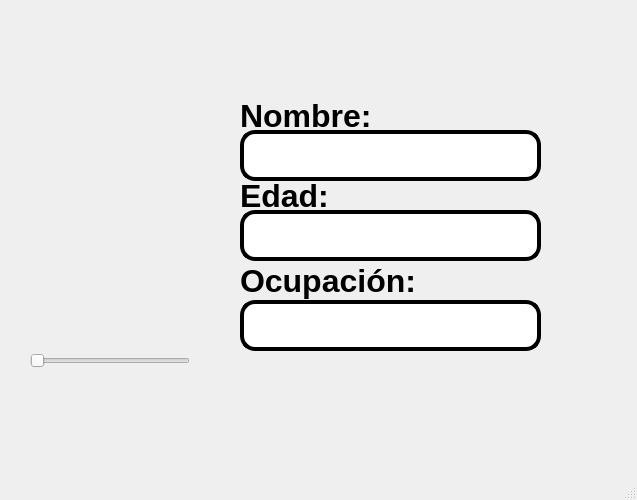
<?xml version="1.0" encoding="UTF-8"?>
<ui version="4.0">
 <class>MainWindow</class>
 <widget class="QMainWindow" name="MainWindow">
  <property name="geometry">
   <rect>
    <x>0</x>
    <y>0</y>
    <width>637</width>
    <height>500</height>
   </rect>
  </property>
  <property name="windowTitle">
   <string>MainWindow</string>
  </property>
  <widget class="QWidget" name="centralwidget">
   <widget class="QLabel" name="label_4">
    <property name="geometry">
     <rect>
      <x>430</x>
      <y>370</y>
      <width>171</width>
      <height>81</height>
     </rect>
    </property>
    <property name="styleSheet">
     <string notr="true"/>
    </property>
    <property name="text">
     <string/>
    </property>
    <property name="pixmap">
     <pixmap resource="../Archivos/Recursos.qrc">:/Ejercicios/8s85l9yb14k81.png</pixmap>
    </property>
    <property name="scaledContents">
     <bool>true</bool>
    </property>
   </widget>
   <widget class="QLabel" name="label_5">
    <property name="geometry">
     <rect>
      <x>240</x>
      <y>100</y>
      <width>151</width>
      <height>31</height>
     </rect>
    </property>
    <property name="font">
     <font>
      <pointsize>24</pointsize>
      <weight>75</weight>
      <bold>true</bold>
     </font>
    </property>
    <property name="text">
     <string>Nombre:</string>
    </property>
   </widget>
   <widget class="QLineEdit" name="txt_nombre">
    <property name="geometry">
     <rect>
      <x>240</x>
      <y>130</y>
      <width>301</width>
      <height>51</height>
     </rect>
    </property>
    <property name="font">
     <font>
      <pointsize>24</pointsize>
     </font>
    </property>
    <property name="styleSheet">
     <string notr="true">border: 4px solid black;
border-radius: 15px;</string>
    </property>
    <property name="alignment">
     <set>Qt::AlignCenter</set>
    </property>
   </widget>
   <widget class="QLabel" name="imagen_descripcion">
    <property name="geometry">
     <rect>
      <x>20</x>
      <y>150</y>
      <width>161</width>
      <height>171</height>
     </rect>
    </property>
    <property name="styleSheet">
     <string notr="true"/>
    </property>
    <property name="text">
     <string/>
    </property>
    <property name="pixmap">
     <pixmap resource="../Archivos/Recursos.qrc">:/Ejercicios/8s85l9yb14k81.png</pixmap>
    </property>
    <property name="scaledContents">
     <bool>true</bool>
    </property>
   </widget>
   <widget class="QSlider" name="selectorImagen">
    <property name="geometry">
     <rect>
      <x>30</x>
      <y>350</y>
      <width>160</width>
      <height>22</height>
     </rect>
    </property>
    <property name="orientation">
     <enum>Qt::Horizontal</enum>
    </property>
   </widget>
   <widget class="QLabel" name="label_6">
    <property name="geometry">
     <rect>
      <x>240</x>
      <y>180</y>
      <width>131</width>
      <height>31</height>
     </rect>
    </property>
    <property name="font">
     <font>
      <pointsize>24</pointsize>
      <weight>75</weight>
      <bold>true</bold>
     </font>
    </property>
    <property name="text">
     <string>Edad:</string>
    </property>
   </widget>
   <widget class="QLineEdit" name="txt_edad">
    <property name="geometry">
     <rect>
      <x>240</x>
      <y>210</y>
      <width>301</width>
      <height>51</height>
     </rect>
    </property>
    <property name="font">
     <font>
      <pointsize>24</pointsize>
     </font>
    </property>
    <property name="styleSheet">
     <string notr="true">border: 4px solid black;
border-radius: 15px;</string>
    </property>
    <property name="alignment">
     <set>Qt::AlignCenter</set>
    </property>
   </widget>
   <widget class="QLabel" name="label_7">
    <property name="geometry">
     <rect>
      <x>240</x>
      <y>260</y>
      <width>221</width>
      <height>41</height>
     </rect>
    </property>
    <property name="font">
     <font>
      <pointsize>24</pointsize>
      <weight>75</weight>
      <bold>true</bold>
     </font>
    </property>
    <property name="text">
     <string>Ocupación:</string>
    </property>
   </widget>
   <widget class="QLineEdit" name="txt_ocupacion">
    <property name="geometry">
     <rect>
      <x>240</x>
      <y>300</y>
      <width>301</width>
      <height>51</height>
     </rect>
    </property>
    <property name="font">
     <font>
      <pointsize>24</pointsize>
     </font>
    </property>
    <property name="styleSheet">
     <string notr="true">border: 4px solid black;
border-radius: 15px;</string>
    </property>
    <property name="alignment">
     <set>Qt::AlignCenter</set>
    </property>
   </widget>
   <widget class="QLabel" name="label_2">
    <property name="geometry">
     <rect>
      <x>10</x>
      <y>10</y>
      <width>211</width>
      <height>81</height>
     </rect>
    </property>
    <property name="text">
     <string/>
    </property>
    <property name="pixmap">
     <pixmap resource="../Archivos/Recursos.qrc">:/Logos/log_uat_nuevo.png</pixmap>
    </property>
    <property name="scaledContents">
     <bool>true</bool>
    </property>
   </widget>
   <widget class="QLabel" name="label_3">
    <property name="geometry">
     <rect>
      <x>530</x>
      <y>10</y>
      <width>91</width>
      <height>81</height>
     </rect>
    </property>
    <property name="text">
     <string/>
    </property>
    <property name="pixmap">
     <pixmap resource="../Archivos/Recursos.qrc">:/Logos/logo fit.png</pixmap>
    </property>
    <property name="scaledContents">
     <bool>true</bool>
    </property>
   </widget>
  </widget>
  <widget class="QMenuBar" name="menubar">
   <property name="geometry">
    <rect>
     <x>0</x>
     <y>0</y>
     <width>637</width>
     <height>21</height>
    </rect>
   </property>
  </widget>
  <widget class="QStatusBar" name="statusbar"/>
 </widget>
 <resources>
  <include location="../Archivos/Recursos.qrc"/>
 </resources>
 <connections/>
</ui>
